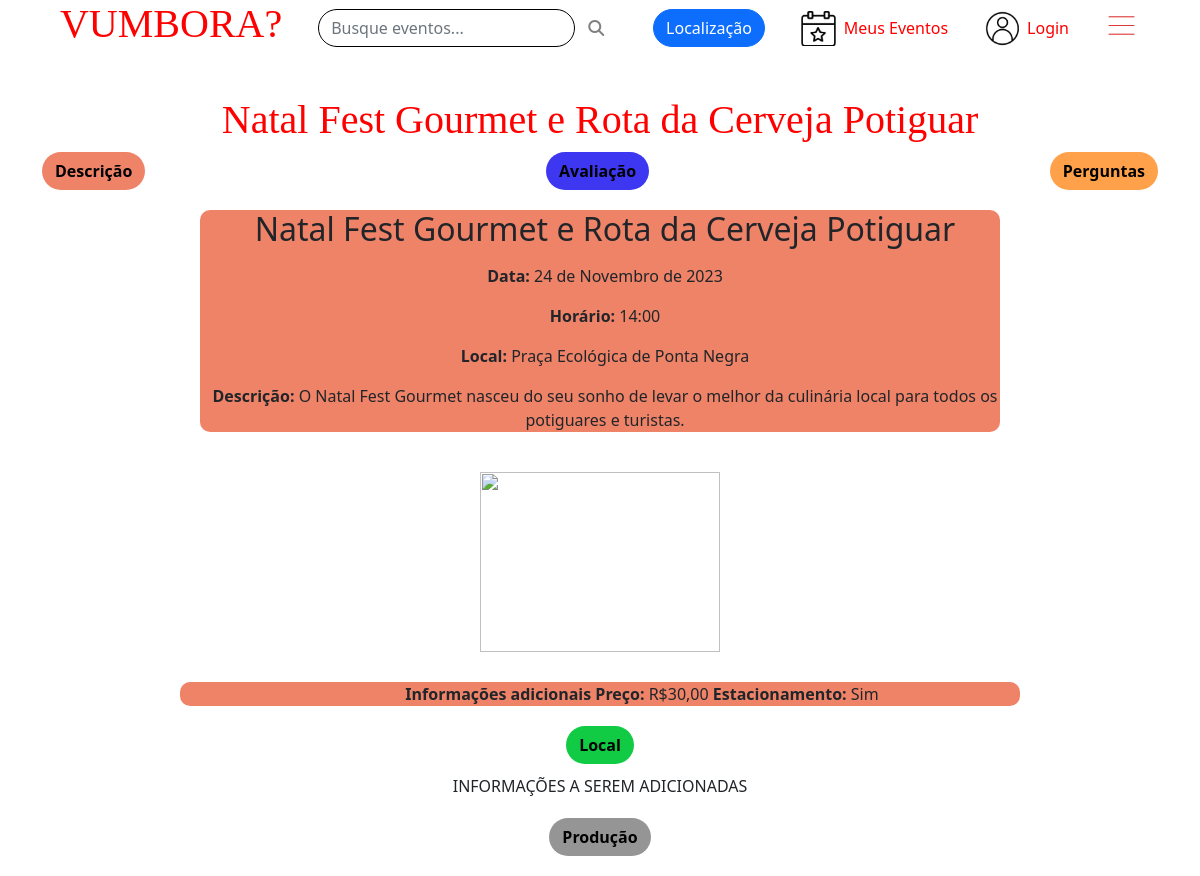
Screenshot of /evento/7/ with the database file from the repository.
### vumbora/models.py (models this page shows, shortened)
class Evento(models.Model):
    nome = models.CharField(max_length=200)
    descricao = models.CharField(max_length=200, null=True)
    datahora = models.DateTimeField(default = now)
    valor = models.DecimalField(max_digits=15, decimal_places=2, default=0.0)
    local = models.ForeignKey(Local, on_delete=models.CASCADE, null=True)
    arte = models.ImageField(upload_to='images/', null=True, blank = True)
    genero = models.ManyToManyField(Genero)
    usuario = models.ForeignKey(Usuario, on_delete=models.CASCADE,null=True)

class Local(models.Model):
    verbose_name = "Locais"
    nome = models.CharField(max_length=200)
    bairro = models.ForeignKey(Bairro,on_delete=models.CASCADE, null=True)
    cep = models.CharField(max_length=20)
    rua= models.CharField(max_length=200)
    numero = models.CharField(max_length=4, blank = True)
    estacionamento = models.BooleanField(default = True)
    class Meta:
        verbose_name_plural = "Locais"
    def __str__(self):
        return self.nome

### vumbora/views.py (the view)
# urls.py: path('evento/<int:evento_id>/', views.details, name='details'),
def details(request, evento_id):
    evento = get_object_or_404(Evento, pk=evento_id)
    context = {
        'evento': evento,
        'arte_url': evento.arte.url if evento.arte else None,
        'event' : Evento.objects.get(pk=evento.pk),
    }
    return render(request, 'vumbora/detail.html', context)

### vumbora/templates/vumbora/detail.html (shortened to what this page needs)
{% load static %}
<!DOCTYPE html>
<html lang="pt-br">
<head>
  <link rel="stylesheet" href="https://cdn.jsdelivr.net/npm/bootstrap@5.1.3/dist/css/bootstrap.min.css">
  <link rel="stylesheet" href="{% static 'vumbora/css/detail.css' %}"/>
</head>
<body>
{% include 'vumbora/header.html' %}
<h1 id="nome-evento">
    {{ evento.nome }}
</h1>
{% load static%}
<div id="quesitos-evento" class="container" style="display:flex;">
    <button type="button" class="btn btn-primary rounded-pill" id="descricao-evento"><a href="{% url 'vumbora:details' evento.id %}" style="text-decoration: none; color: black;"><strong> Descrição </strong></a> </button>
    <button type="button" class="btn btn-primary rounded-pill" id="avaliacao-evento"><a href="{% url 'vumbora:avaliacao' evento.id %}" style="text-decoration: none; color: black;"> <strong> Avaliação </strong></a> </button>
    <button type="button" class="btn btn-primary rounded-pill" id="perguntas-evento"> <strong> Perguntas </strong> </button>
</div>
<div id="todas-informaçoes">
    <div id = "detalhes" class="info">
        <p id="nome-central">
            <h2>{{ evento.nome }}</h2>
        </p>
        <p>
            <strong>Data:</strong> {{ evento.datahora|date }}
        </p>
        <p>
            <strong>Horário:</strong> {{ evento.datahora|time }}
        </p>
        <p>
            <strong>Local:</strong> {{ evento.local }}
        </p>
        <p>
            <strong>Descrição:</strong> {{ evento.descricao }}
        </p>
    </div>
    <div id="extras">
        <div id="arte-evento">
            {% if arte_url %}
                <img src="{{ arte_url }}" >
            {% else %}
                <img src="/media/images/images/imagedefault/defaultevento.png">
            {% endif %}
        </div>
        <div id="informacoes-adicionais-evento">
            <strong>Informações adicionais</strong>
            <strong>Preço:</strong> R${{ evento.valor }}
            <strong>Estacionamento: </strong>
            {% if evento.local.estacionamento %}
                Sim
            {% else %}
                Não
            {% endif %}
        </div>
    </div>
</div>
<div id="evento-local">
    <button type="button" class="btn btn-primary rounded-pill" id="local-evento"> <strong> Local </strong> </button>
    INFORMAÇÕES A SEREM ADICIONADAS
</div>
<div id="producao">
    <button type="button" class="btn btn-primary rounded-pill" id="producao-botao"> <strong> Produção </strong> </button>
</div>
</body>

### static/vumbora/css/detail.css (style rules this page uses)
h1 { color:red; }
* { margin: 0 auto; box-sizing: border-box; }
#nome-evento { text-align: center; }
#quesitos-evento { width: 100vw; justify-content: space-between; align-items: center; }
#descricao-evento { color: black; background-color: #ef8368; border-color: transparent; }
#avaliacao-evento { color: black; background-color: #3d37f1; border-color: transparent; }
#perguntas-evento { color: black; background-color: #ffa14a; border-color: transparent; }
#todas-informaçoes { width: 70vw; align-items: center; }
#detalhes.info { background-color: #ef8368; border-radius: 10px; margin: 20px; padding-left: 10px; justify-content: center; text-align: center; }
#arte-evento { display: flex; justify-content: center; align-items: center; }
#arte-evento img { width: 20vw; height: 15vw; margin: 20px; }
#informacoes-adicionais-evento { margin-top: 10px; background-color: #ef8368; border-radius: 10px; padding-left: 10%; text-align: center; }
#evento-local { display: flex; flex-direction: column; align-items: center; margin: 20px; }
#local-evento { text-align: center; color: black; background-color: #11cb45; margin-bottom: 10px; border-color: transparent; }
#producao { margin: 20px; display: flex; flex-direction: column; align-items: center; }
#producao-botao { text-align: center; color: black; background-color: #959595; border-color: transparent; }

### static/vumbora/css/header.css (style rules this page uses)
h1 { font-family: 'Asteristico'; }

### rows the page displays
Evento: nome "Natal Fest Gourmet e Rota da Cerveja Potiguar", datahora "24 de Novembro de 2023", datahora "14:00", local "Praça Ecológica de Ponta Negra", descricao "O Natal Fest Gourmet nasceu do seu sonho de levar o melhor da culinária local para todos os potiguares e turistas.", valor "30,00"
